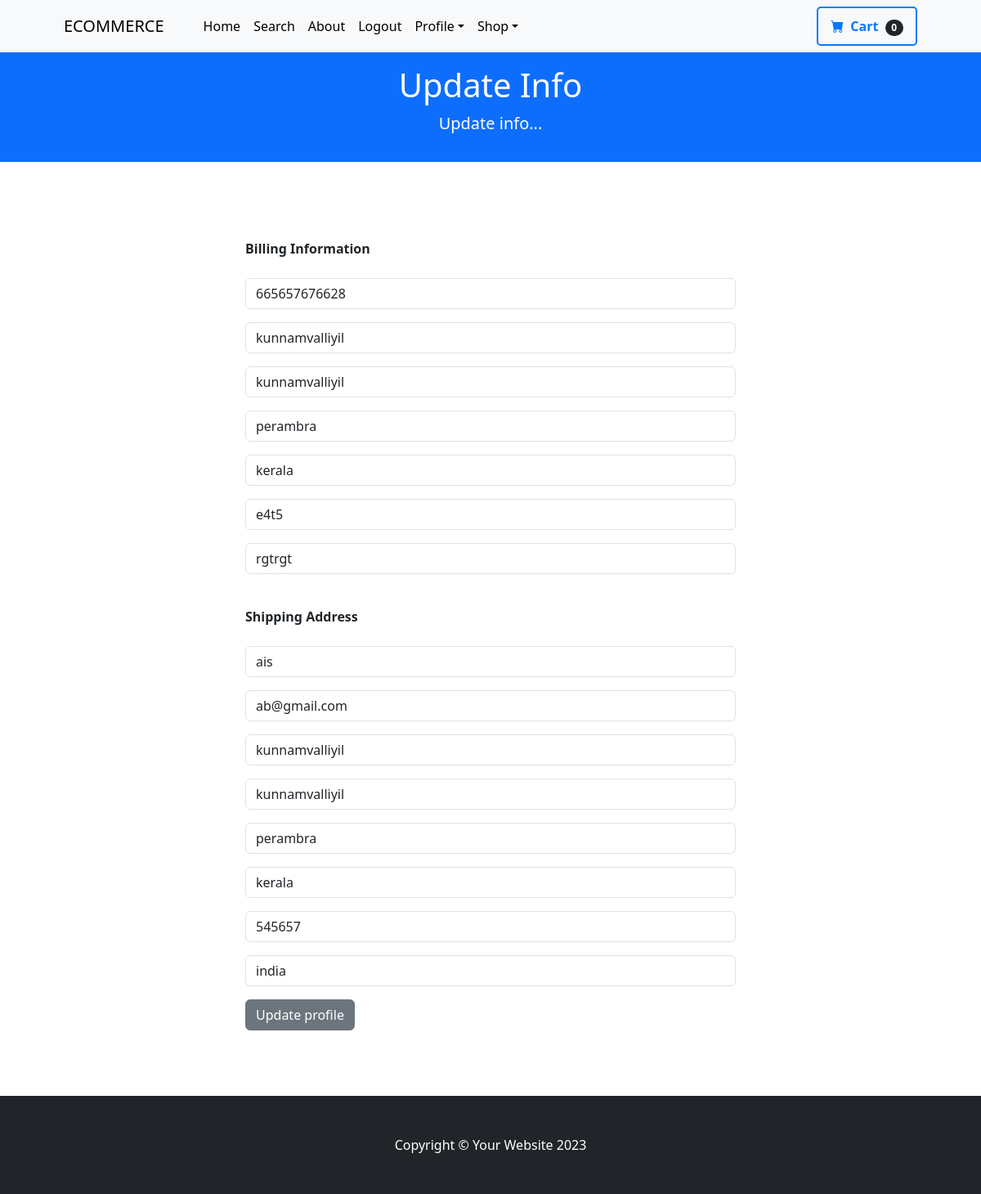
Page /update_info/ (signed in) on the committed database.
### store/models.py (models this page shows, shortened)
class Profile(models.Model):
    user=models.OneToOneField(User,on_delete=models.CASCADE)
    date_modified=models.DateTimeField(User,auto_now=True)
    phone=models.CharField(max_length=20,blank=True)
    address1=models.CharField(max_length=200,blank=True)
    address2=models.CharField(max_length=200,blank=True)
    city=models.CharField(max_length=200,blank=True)
    state=models.CharField(max_length=200,blank=True)
    zipcode=models.CharField(max_length=200,blank=True)
    country=models.CharField(max_length=200,blank=True)
    cart_data = models.JSONField(default=dict)

### payment/models.py (models this page shows, shortened)
class ShippingAddress(models.Model):
    user=models.ForeignKey(User,on_delete=models.CASCADE,null=True,blank=True)
    shipping_full_name=models.CharField(max_length=255)
    shipping_email=models.CharField(max_length=255)
    shipping_address1=models.CharField(max_length=255)
    shipping_address2=models.CharField(max_length=255,null=True,blank=True)
    shipping_city=models.CharField(max_length=255)
    shipping_state=models.CharField(max_length=255 ,null=True,blank=True)
    shipping_zipcode=models.CharField(max_length=255,null=True,blank=True)
    shipping_country=models.CharField(max_length=255)
    class Meta:
        verbose_name_plural="Shiping Address"

### store/views.py (the view)
# urls.py: path('update_info/',views.update_info,name='update_info'),
@login_required
def update_info(request):
    try:
        current_user_profile = Profile.objects.get(user=request.user)
        shipping_user_profile = ShippingAddress.objects.get(user=request.user)
    except Profile.DoesNotExist:
        current_user_profile = Profile.objects.create(user=request.user)
        messages.info(request, 'Your profile was automatically created. Please update it.')
    except ShippingAddress.DoesNotExist:
        shipping_user_profile = ShippingAddress.objects.create(user=request.user)
        messages.info(request, 'Your shipping address was automatically created. Please update it.')
    form = UserInfoForm(request.POST or None, instance=current_user_profile)
    shipping_form = ShippingForm(request.POST or None, instance=shipping_user_profile)
    if form.is_valid() or shipping_form.is_valid():
        form.save()
        shipping_form.save()
        messages.success(request, 'Your info and shipping address have been updated!')
        return redirect('home')
    return render(request, 'update_info.html', {'form': form, 'shipping_form': shipping_form})
    return render(request, 'update_info.html', {'form': form,'shipping_form':shipping_form})

### cart/cart.py (called while the page is built)
    def __len__(self):
        return sum(item['quantity'] for item in self.cart.values())

### cart/context_processes.py (called while the page is built)
def cart(request):
    return {'cart':Cart(request)}

### store/templates/update_info.html (shortened to what this page needs)
{% extends 'base.html' %}
{% block content %}
<header class="bg-primary text-white text-center py-3">
    <div class="container">
        <h1>Update Info</h1>
        <p class="lead">Update info...</p>
    </div>
</header>
<div class="container" style="height: 10vh; margin-top: -10px;"></div>
<div class="d-flex justify-content-center align-items-center h-100">
    <form class="w-50" method="POST" action="{% url 'update_info' %}">
        <br/>
        <strong>Billing Information</strong>
        <br/><br/>
        {{ form.as_p }}
        <br/>
<strong>Shipping Address</strong>
<br/><br/>
        {{shipping_form.as_p}}
        <div class="d-flex flex-column align-items-start mt-3">
            <button type="submit" class="btn btn-secondary mb-2">
                Update profile
            </button>
        </div>
    </form>
</div>
<br/><br/><br/>
{% endblock %}

### rows in the picture
Profile: phone "665657676628", address1 "kunnamvalliyil", address2 "kunnamvalliyil", city "perambra", state "kerala", zipcode "e4t5", country "rgtrgt"
ShippingAddress: shipping_full_name "ais", shipping_email "ab@gmail.com", shipping_address1 "kunnamvalliyil", shipping_address2 "kunnamvalliyil", shipping_city "perambra", shipping_state "kerala", shipping_zipcode "545657", shipping_country "india"

### other values in the picture
{{ cart|length }} "0"
